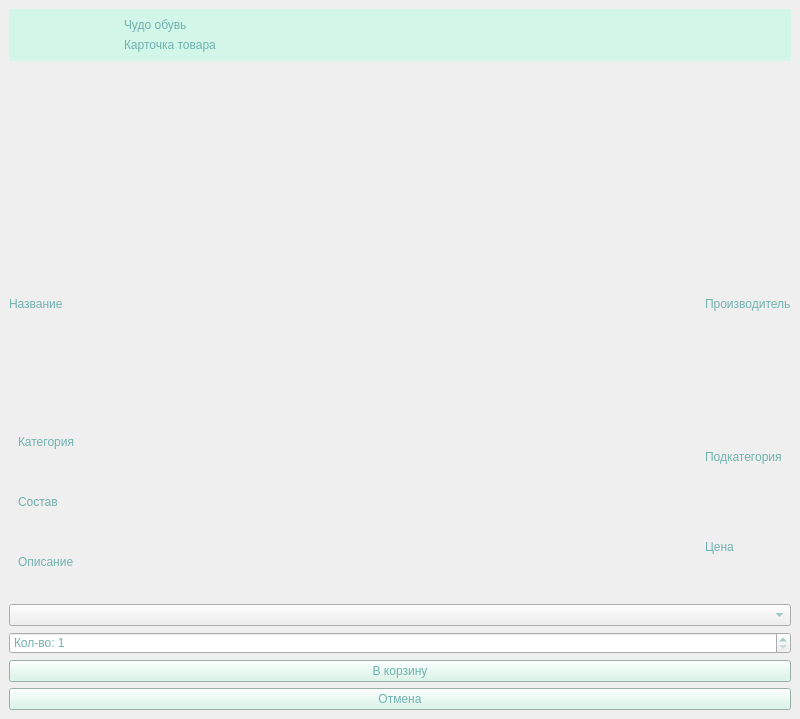
<?xml version="1.0" encoding="UTF-8"?>
<ui version="4.0">
 <class>MainWindow</class>
 <widget class="QMainWindow" name="MainWindow">
  <property name="geometry">
   <rect>
    <x>0</x>
    <y>0</y>
    <width>800</width>
    <height>719</height>
   </rect>
  </property>
  <property name="windowTitle">
   <string>MainWindow</string>
  </property>
  <property name="styleSheet">
   <string notr="true">*{
	
	font: 24pt &quot;Calibri&quot;;
	color:#70B2AF;
}
#header{
	background-color:#D2F6E7;
}
QPushButton{
	color:#70B2AF;	
	background-color:#D2F6E7;
}
QPushButton:hover{
	color:#D2F6E7;	
	background-color:#70B2AF;
}</string>
  </property>
  <widget class="QWidget" name="body">
   <layout class="QVBoxLayout" name="verticalLayout_2">
    <item alignment="Qt::AlignTop">
     <widget class="QWidget" name="header" native="true">
      <layout class="QHBoxLayout" name="horizontalLayout">
       <item>
        <widget class="QLabel" name="label_2">
         <property name="maximumSize">
          <size>
           <width>100</width>
           <height>100</height>
          </size>
         </property>
         <property name="text">
          <string/>
         </property>
         <property name="pixmap">
          <pixmap>../img/Чудо Обувь.png</pixmap>
         </property>
         <property name="scaledContents">
          <bool>true</bool>
         </property>
        </widget>
       </item>
       <item>
        <layout class="QVBoxLayout" name="verticalLayout">
         <item>
          <widget class="QLabel" name="label_3">
           <property name="text">
            <string>Чудо обувь</string>
           </property>
          </widget>
         </item>
         <item>
          <widget class="QLabel" name="label">
           <property name="text">
            <string>Карточка товара</string>
           </property>
          </widget>
         </item>
        </layout>
       </item>
       <item>
        <widget class="QLabel" name="img">
         <property name="maximumSize">
          <size>
           <width>250</width>
           <height>250</height>
          </size>
         </property>
         <property name="text">
          <string/>
         </property>
         <property name="pixmap">
          <pixmap>../img/picture.png</pixmap>
         </property>
         <property name="scaledContents">
          <bool>true</bool>
         </property>
        </widget>
       </item>
      </layout>
     </widget>
    </item>
    <item>
     <layout class="QHBoxLayout" name="horizontalLayout_4">
      <item>
       <widget class="QLabel" name="name">
        <property name="text">
         <string>Название</string>
        </property>
        <property name="wordWrap">
         <bool>true</bool>
        </property>
       </widget>
      </item>
      <item alignment="Qt::AlignRight">
       <widget class="QLabel" name="manufacture">
        <property name="text">
         <string>Производитель</string>
        </property>
        <property name="wordWrap">
         <bool>true</bool>
        </property>
       </widget>
      </item>
     </layout>
    </item>
    <item>
     <layout class="QHBoxLayout" name="horizontalLayout_2">
      <item>
       <widget class="QWidget" name="verticalWidget_2" native="true">
        <layout class="QVBoxLayout" name="verticalLayout_4">
         <item>
          <widget class="QLabel" name="cat">
           <property name="text">
            <string>Категория</string>
           </property>
           <property name="wordWrap">
            <bool>true</bool>
           </property>
          </widget>
         </item>
         <item>
          <widget class="QLabel" name="structure">
           <property name="text">
            <string>Состав</string>
           </property>
           <property name="wordWrap">
            <bool>true</bool>
           </property>
          </widget>
         </item>
         <item>
          <widget class="QLabel" name="description">
           <property name="text">
            <string>Описание</string>
           </property>
           <property name="wordWrap">
            <bool>true</bool>
           </property>
          </widget>
         </item>
        </layout>
       </widget>
      </item>
      <item alignment="Qt::AlignRight">
       <widget class="QWidget" name="verticalWidget" native="true">
        <layout class="QVBoxLayout" name="verticalLayout_3">
         <item>
          <widget class="QLabel" name="scat">
           <property name="text">
            <string>Подкатегория</string>
           </property>
           <property name="wordWrap">
            <bool>true</bool>
           </property>
          </widget>
         </item>
         <item>
          <widget class="QLabel" name="price">
           <property name="text">
            <string>Цена</string>
           </property>
           <property name="wordWrap">
            <bool>true</bool>
           </property>
          </widget>
         </item>
        </layout>
       </widget>
      </item>
     </layout>
    </item>
    <item>
     <layout class="QVBoxLayout" name="verticalLayout_5">
      <item>
       <widget class="QComboBox" name="size_box"/>
      </item>
      <item>
       <widget class="QSpinBox" name="count_spin">
        <property name="prefix">
         <string>Кол-во: </string>
        </property>
        <property name="minimum">
         <number>1</number>
        </property>
       </widget>
      </item>
      <item>
       <widget class="QPushButton" name="cart_btn">
        <property name="text">
         <string>В корзину</string>
        </property>
       </widget>
      </item>
      <item>
       <widget class="QPushButton" name="cancel_btn">
        <property name="text">
         <string>Отмена</string>
        </property>
       </widget>
      </item>
     </layout>
    </item>
   </layout>
  </widget>
 </widget>
 <resources/>
 <connections/>
</ui>
